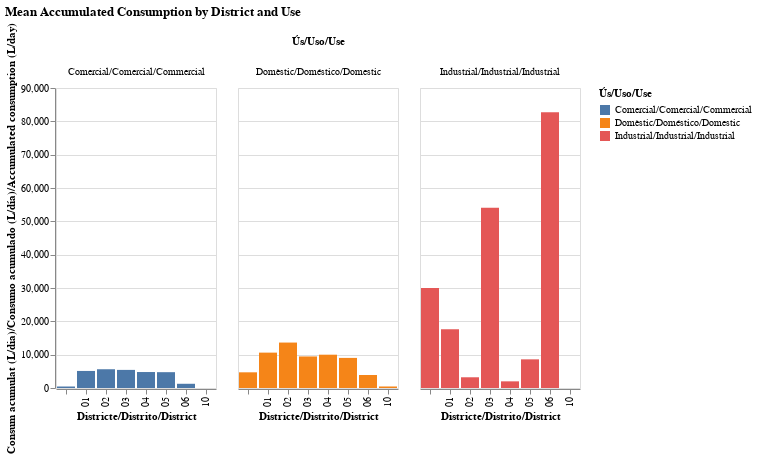

The notebook cell this image was saved under:
### Code cell
chart = alt.Chart(mean_consumption).mark_bar().encode(
    x='Districte/Distrito/District:N',
    y='Consum acumulat (L/dia)/Consumo acumulado (L/día)/Accumulated consumption (L/day):Q',
    color='Ús/Uso/Use:N',
    column='Ús/Uso/Use:N',
    tooltip=['Districte/Distrito/District', 'Ús/Uso/Use', 'Consum acumulat (L/dia)/Consumo acumulado (L/día)/Accumulated consumption (L/day)']
).properties(
    title='Mean Accumulated Consumption by District and Use'
).interactive()

chart

### Figure 1 — Vega-Lite specification as saved in the notebook (floating-point values rounded to 4 significant figures)
{"config": {"view": {"continuousWidth": 300, "continuousHeight": 300}}, "data": {"name": "data-eb49310477d35d87301513757516c01b"}, "mark": {"type": "bar"}, "encoding": {"color": {"field": "Ús/Uso/Use", "type": "nominal"}, "column": {"field": "Ús/Uso/Use", "type": "nominal"}, "tooltip": [{"field": "Districte/Distrito/District", "type": "nominal"}, {"field": "Ús/Uso/Use", "type": "nominal"}, {"field": "Consum acumulat (L/dia)/Consumo acumulado (L/día)/Accumulated consumption (L/day)", "type": "quantitative"}], "x": {"field": "Districte/Distrito/District", "type": "nominal"}, "y": {"field": "Consum acumulat (L/dia)/Consumo acumulado (L/día)/Accumulated consumption (L/day)", "type": "quantitative"}}, "params": [{"name": "param_6", "select": {"type": "interval", "encodings": ["x", "y"]}, "bind": "scales"}], "title": "Mean Accumulated Consumption by District and Use", "$schema": "https://vega.github.io/schema/vega-lite/v5.20.1.json", "datasets": {"data-eb49310477d35d87301513757516c01b": [{"Districte/Distrito/District": "  ", "Ús/Uso/Use": "Comercial/Comercial/Commercial", "Consum acumulat (L/dia)/Consumo acumulado (L/día)/Accumulated consumption (L/day)": 446.5}, {"Districte/Distrito/District": "  ", "Ús/Uso/Use": "Domèstic/Doméstico/Domestic", "Consum acumulat (L/dia)/Consumo acumulado (L/día)/Accumulated consumption (L/day)": 4706.0}, {"Districte/Distrito/District": "  ", "Ús/Uso/Use": "Industrial/Industrial/Industrial", "Consum acumulat (L/dia)/Consumo acumulado (L/día)/Accumulated consumption (L/day)": 30030.0}, {"Districte/Distrito/District": "01", "Ús/Uso/Use": "Comercial/Comercial/Commercial", "Consum acumulat (L/dia)/Consumo acumulado (L/día)/Accumulated consumption (L/day)": 5116.0}, {"Districte/Distrito/District": "01", "Ús/Uso/Use": "Domèstic/Doméstico/Domestic", "Consum acumulat (L/dia)/Consumo acumulado (L/día)/Accumulated consumption (L/day)": 10610.0}, {"Districte/Distrito/District": "01", "Ús/Uso/Use": "Industrial/Industrial/Industrial", "Consum acumulat (L/dia)/Consumo acumulado (L/día)/Accumulated consumption (L/day)": 17630.0}, {"Districte/Distrito/District": "02", "Ús/Uso/Use": "Comercial/Comercial/Commercial", "Consum acumulat (L/dia)/Consumo acumulado (L/día)/Accumulated consumption (L/day)": 5627.0}, {"Districte/Distrito/District": "02", "Ús/Uso/Use": "Domèstic/Doméstico/Domestic", "Consum acumulat (L/dia)/Consumo acumulado (L/día)/Accumulated consumption (L/day)": 13630.0}, {"Districte/Distrito/District": "02", "Ús/Uso/Use": "Industrial/Industrial/Industrial", "Consum acumulat (L/dia)/Consumo acumulado (L/día)/Accumulated consumption (L/day)": 3217.0}, {"Districte/Distrito/District": "03", "Ús/Uso/Use": "Comercial/Comercial/Commercial", "Consum acumulat (L/dia)/Consumo acumulado (L/día)/Accumulated consumption (L/day)": 5433.0}, {"Districte/Distrito/District": "03", "Ús/Uso/Use": "Domèstic/Doméstico/Domestic", "Consum acumulat (L/dia)/Consumo acumulado (L/día)/Accumulated consumption (L/day)": 9464.0}, {"Districte/Distrito/District": "03", "Ús/Uso/Use": "Industrial/Industrial/Industrial", "Consum acumulat (L/dia)/Consumo acumulado (L/día)/Accumulated consumption (L/day)": 54090.0}, {"Districte/Distrito/District": "04", "Ús/Uso/Use": "Comercial/Comercial/Commercial", "Consum acumulat (L/dia)/Consumo acumulado (L/día)/Accumulated consumption (L/day)": 4792.0}, {"Districte/Distrito/District": "04", "Ús/Uso/Use": "Domèstic/Doméstico/Domestic", "Consum acumulat (L/dia)/Consumo acumulado (L/día)/Accumulated consumption (L/day)": 9993.0}, {"Districte/Distrito/District": "04", "Ús/Uso/Use": "Industrial/Industrial/Industrial", "Consum acumulat (L/dia)/Consumo acumulado (L/día)/Accumulated consumption (L/day)": 1996.0}, {"Districte/Distrito/District": "05", "Ús/Uso/Use": "Comercial/Comercial/Commercial", "Consum acumulat (L/dia)/Consumo acumulado (L/día)/Accumulated consumption (L/day)": 4747.0}, {"Districte/Distrito/District": "05", "Ús/Uso/Use": "Domèstic/Doméstico/Domestic", "Consum acumulat (L/dia)/Consumo acumulado (L/día)/Accumulated consumption (L/day)": 9029.0}, {"Districte/Distrito/District": "05", "Ús/Uso/Use": "Industrial/Industrial/Industrial", "Consum acumulat (L/dia)/Consumo acumulado (L/día)/Accumulated consumption (L/day)": 8598.0}, {"Districte/Distrito/District": "06", "Ús/Uso/Use": "Comercial/Comercial/Commercial", "Consum acumulat (L/dia)/Consumo acumulado (L/día)/Accumulated consumption (L/day)": 1266.0}, {"Districte/Distrito/District": "06", "Ús/Uso/Use": "Domèstic/Doméstico/Domestic", "Consum acumulat (L/dia)/Consumo acumulado (L/día)/Accumulated consumption (L/day)": 3909.0}, {"Districte/Distrito/District": "06", "Ús/Uso/Use": "Industrial/Industrial/Industrial", "Consum acumulat (L/dia)/Consumo acumulado (L/día)/Accumulated consumption (L/day)": 82720.0}, {"Districte/Distrito/District": "10", "Ús/Uso/Use": "Comercial/Comercial/Commercial", "Consum acumulat (L/dia)/Consumo acumulado (L/día)/Accumulated consumption (L/day)": 2.742}, {"Districte/Distrito/District": "10", "Ús/Uso/Use": "Domèstic/Doméstico/Domestic", "Consum acumulat (L/dia)/Consumo acumulado (L/día)/Accumulated consumption (L/day)": 454.6}]}}
